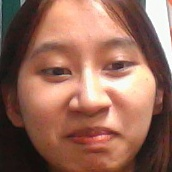
#> input picture dataset/Hue/2_1.jpg, 172 x 172 px, found by its file name; its folder holds only this picture in this run
$ python training.py
#> lines starting #> are read from the running program, lines starting #| are printed output that depends on the picture
import os
import cv2
import numpy as np

# Command:
from PIL import Image

#Initialize names and path to empty list
names = []
path = []

# Get the names of all the users
dir_dataset = './dataset'
for users in os.listdir(dir_dataset):
    names.append(users)
# print(names)
# Get the path to all the images
for name in names:
    for image in os.listdir('dataset\{}'.format(name)):
        path_string = os.path.join('dataset\{}'.format(name), image)
        path.append(path_string)
print(path)

faces = []
ids = []

# # For each image create a numpy array and add it to faces list
for img_path in path:
    image = Image.open(img_path).convert("L")
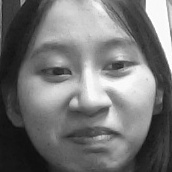
#> image: PIL image 172x172 L; min 14, max 255, mean 116.7

    imgNp = np.array(image, "uint8")

#> (the run stopped early here; a loop or call above may not have finished)
